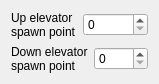
<?xml version="1.0" encoding="UTF-8"?>
<ui version="4.0">
 <class>SetElevatorsEdWidget</class>
 <widget class="QWidget" name="SetElevatorsEdWidget">
  <property name="geometry">
   <rect>
    <x>0</x>
    <y>0</y>
    <width>159</width>
    <height>72</height>
   </rect>
  </property>
  <property name="windowTitle">
   <string>Form</string>
  </property>
  <layout class="QVBoxLayout" name="verticalLayout">
   <item>
    <layout class="QHBoxLayout" name="horizontalLayout">
     <item>
      <widget class="QLabel" name="label">
       <property name="text">
        <string>Up elevator
spawn point</string>
       </property>
      </widget>
     </item>
     <item>
      <widget class="QSpinBox" name="upDestinationBox">
       <property name="maximum">
        <number>255</number>
       </property>
      </widget>
     </item>
    </layout>
   </item>
   <item>
    <layout class="QHBoxLayout" name="horizontalLayout_2">
     <item>
      <widget class="QLabel" name="label_2">
       <property name="text">
        <string>Down elevator
spawn point</string>
       </property>
      </widget>
     </item>
     <item>
      <widget class="QSpinBox" name="downDestinationBox">
       <property name="maximum">
        <number>255</number>
       </property>
      </widget>
     </item>
    </layout>
   </item>
  </layout>
 </widget>
 <resources/>
 <connections/>
</ui>
